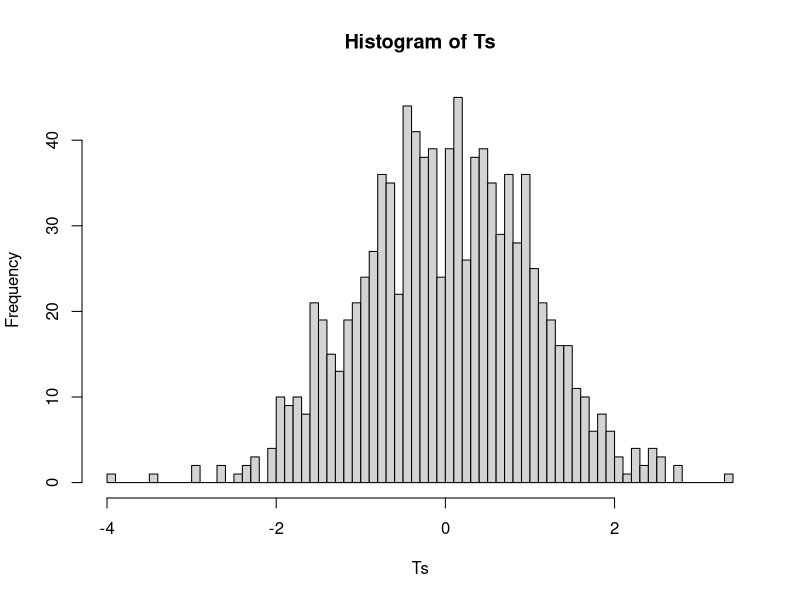
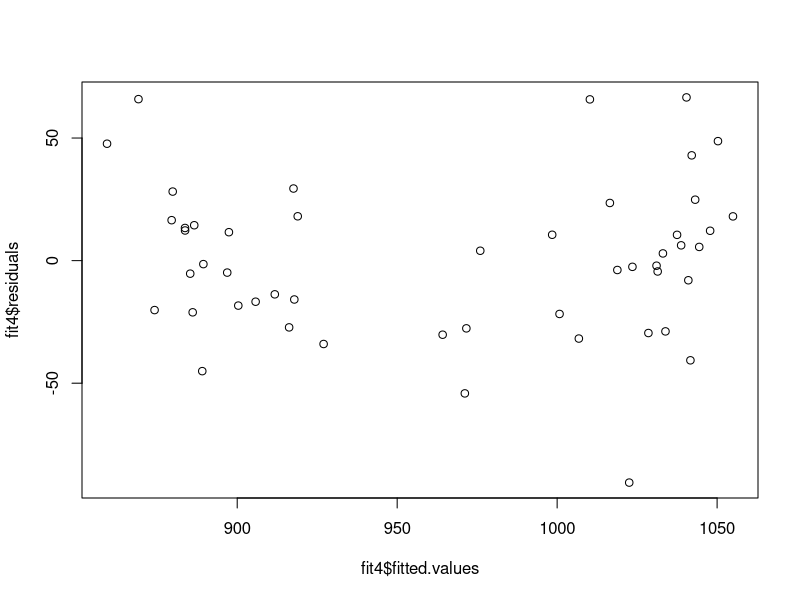
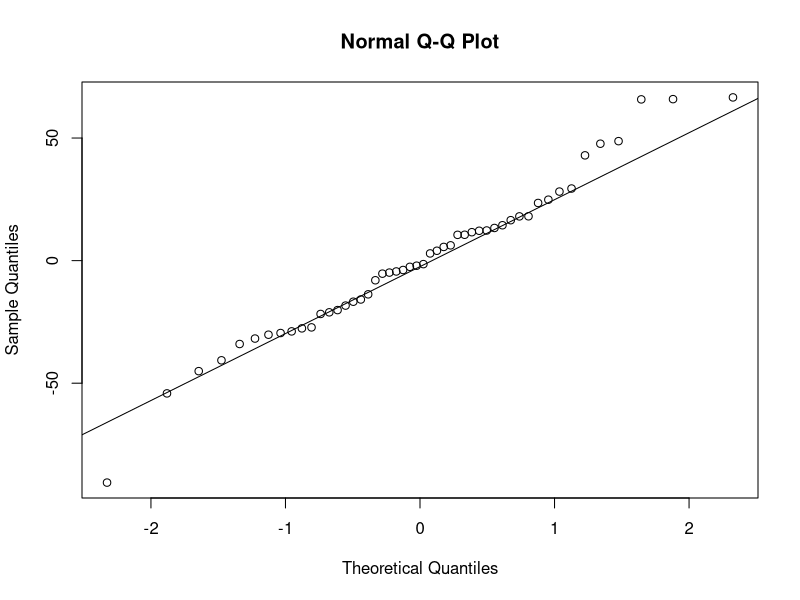
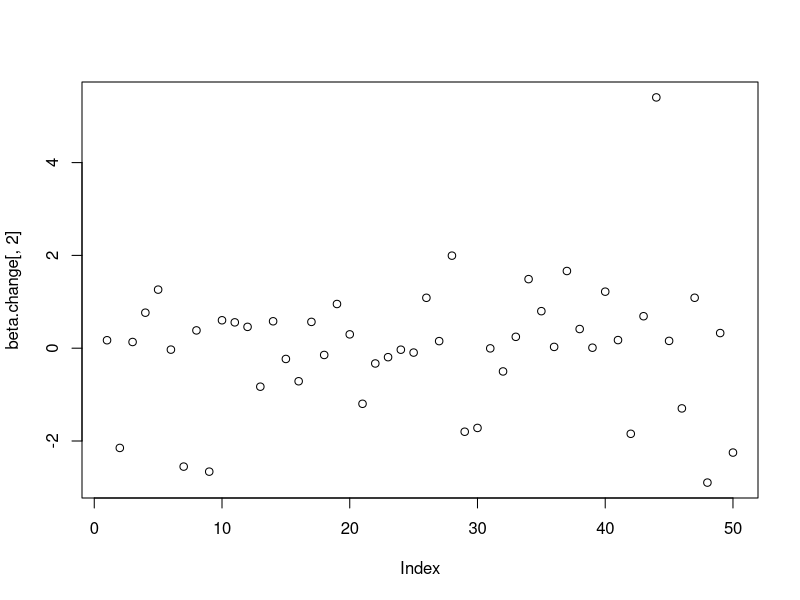
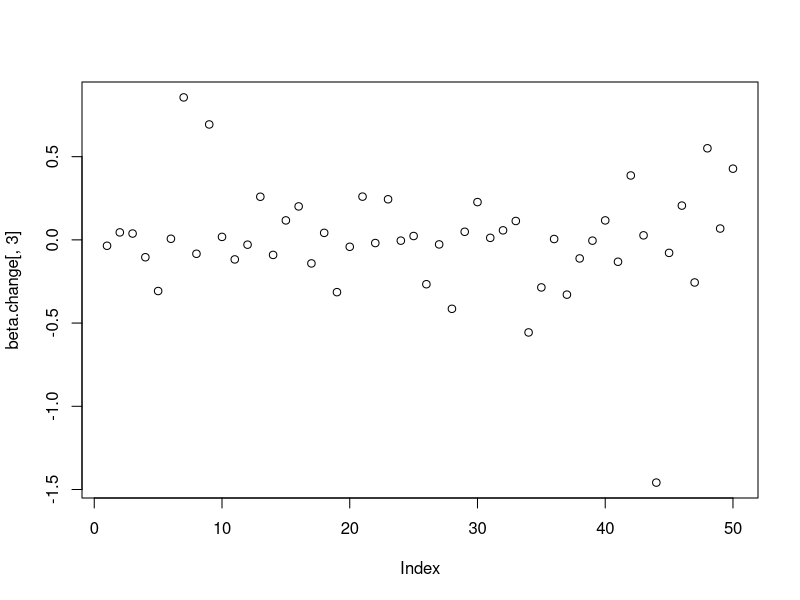
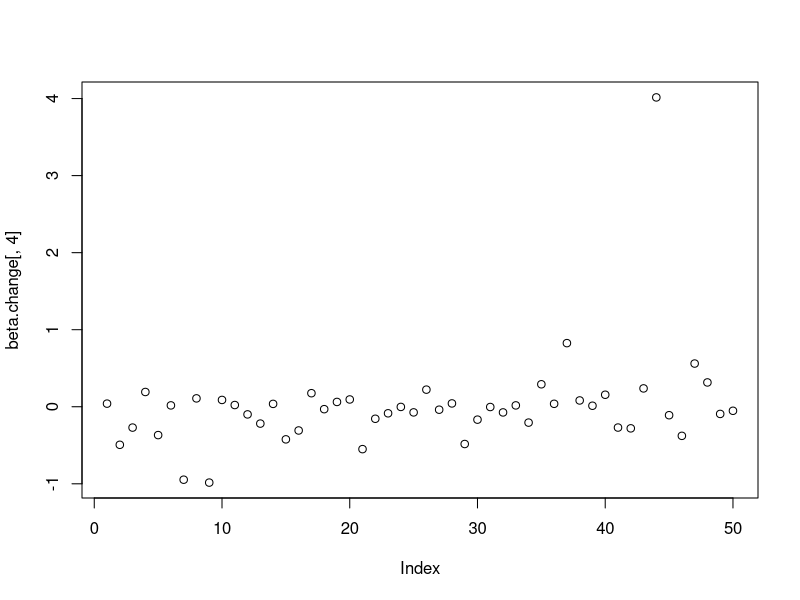
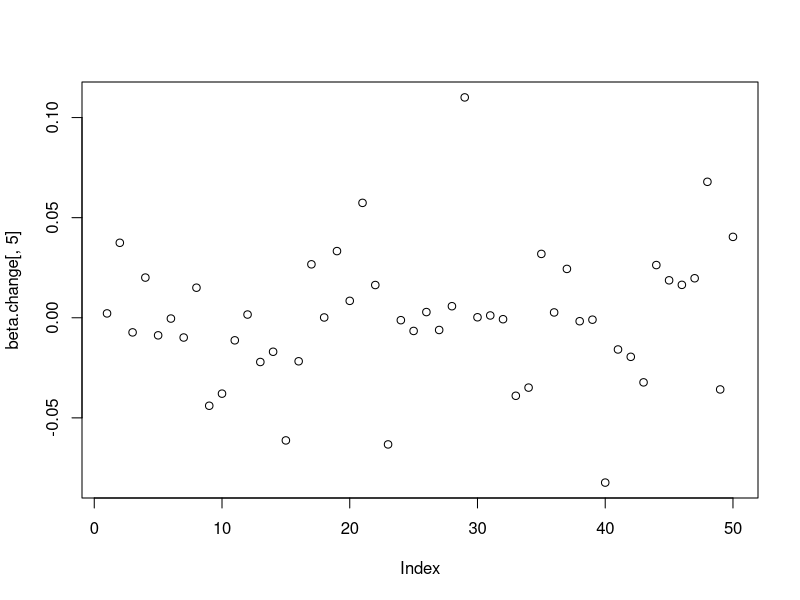
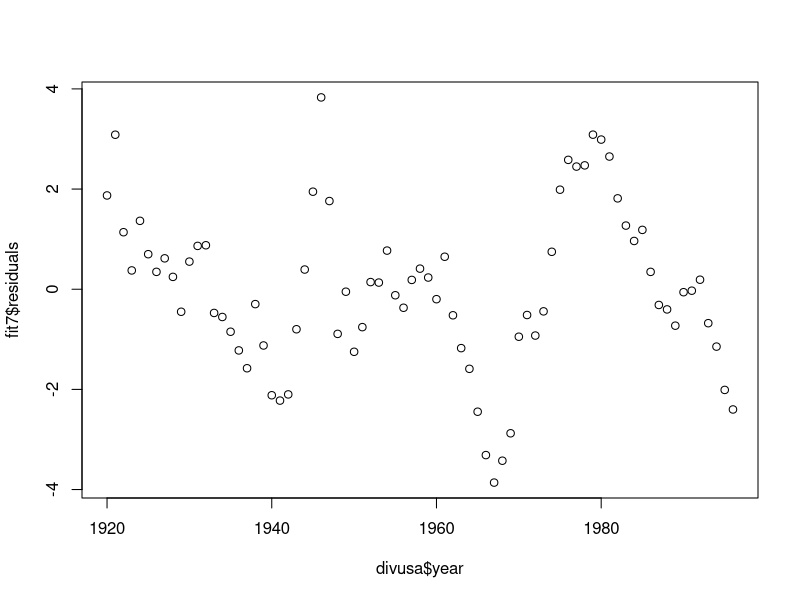

Write the R code that produced these figures, in order.
## ---- chunk 1
knitr::opts_chunk$set(echo = TRUE)
## ---- chunk 2
prostate <- read.csv("prostate.csv")
## ---- chunk 3
fit5 <- lm(lpsa ~ ., data = prostate)
summary(fit5)$coef[4,1] + c(-1,1) * qnorm(0.975) * summary(fit5)$coef[4,2]
## ---- chunk 4
summary(fit5)$coef[4,1] + c(-1,1) * qnorm(0.95) * summary(fit5)$coef[4,2]
## ---- chunk 5
summary(fit5)
## ---- chunk 6
# orginal t test 
lm.model <- lm(lpsa~., data = prostate)
summary(lm.model)
summary(lm.model)$coef[4,]
T.original <- summary(lm.model)$coef[4,3]

# set random seed to keep result same
set.seed(123)

# empty vector to save each permutation T statistic
Ts <- c()

for(i in 1:1000){
  # linear regression on shuffled pregnant
  lm.model <- lm(lpsa~lcavol+lweight+sample(age)+lbph+svi+lcp+gleason+pgg45, data = prostate)
  # save permutation T statistic
  Ts[i] <-  summary(lm.model)$coef[4,3]
}

# Calculate the proportion of less than the original T statistics
mean(abs(Ts) > abs(T.original))
hist(Ts, breaks = 100)

## ---- chunk 7
fit6 <- lm(lpsa ~ lcavol + lweight + svi, data = prostate)
anova(fit6, fit5)
## ---- chunk 8
cheddar <- read.csv('cheddar.csv')
## ---- chunk 9
fit <- lm(taste ~ Acetic + H2S + Lactic, data = cheddar)
summary(fit)
## ---- chunk 10
fit1 <- lm(taste ~ exp(Acetic) + exp(H2S) + Lactic, data = cheddar)
summary(fit1)
## ---- chunk 11
3.9118*0.01
## ---- chunk 12
teengamb <- read.csv("teengamb.csv")
## ---- chunk 13
fit2 <- lm(gamble ~ ., data = teengamb)
summary(fit2)
## ---- chunk 14
fit3 <- lm(gamble ~ income, data = teengamb)
anova(fit3, fit2)
## ---- chunk 15
sat <- read.csv("sat.csv")
fit4 <- lm(total ~ expend + salary + ratio + takers, data = sat)
## ---- chunk 16
plot(fit4$fitted.values, fit4$residuals)
## ---- chunk 17
qqnorm(fit4$residuals)
qqline(fit4$residuals)
## ---- chunk 18
# studentized residues
sr <- rstudent(fit4)
n <- dim(sat)[1]
df <- n - 4 - 1
# use 5% critical value as cutoff
which(abs(sr) > qt(0.975, df))
sum(abs(sr) > qt(0.975, df))
## ---- chunk 19
# influential observation
beta.change <- dfbeta(fit4)
# plot the change of expend parameter after removing each data point
plot(beta.change[,2])
# plot the change of salary parameter after removing each data point
plot(beta.change[,3])
# plot the change of ratio parameter after removing each data point
plot(beta.change[,4])
# plot the change of takers parameter after removing each data point
plot(beta.change[,5])
## ---- chunk 20
divusa <- read.csv("divusa.csv")
fit7 <- lm(divorce ~ unemployed + femlab + marriage + birth + military, data = divusa)
# plot residuals vs years
plot(divusa$year, fit7$residuals)
# plot residual (t+1) vs. residual (t)
n <- dim(divusa)[1]
cor(tail(fit7$residuals, n-1), head(fit7$residuals, n-1))
plot(tail(fit7$residuals, n-1)~head(fit7$residuals, n-1))
# fit a linear model of residual (t+1) ~ residual (t)
fit8 <- lm(tail(fit7$residuals, n-1)~head(fit7$residuals, n-1))
summary(fit8)
